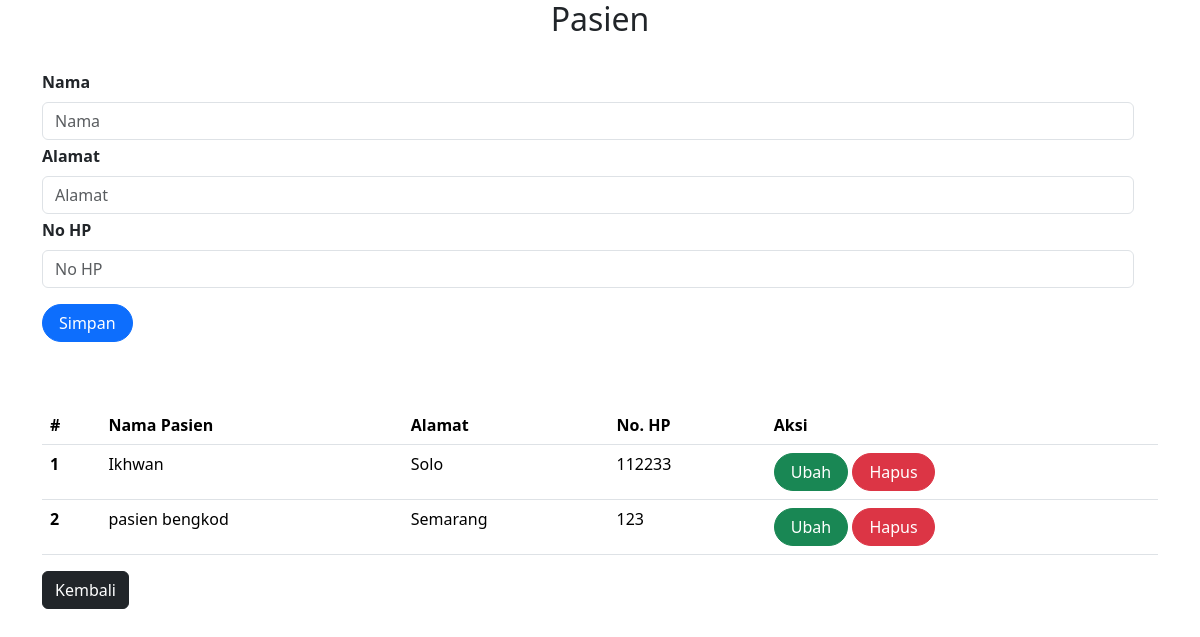
/User/pasien.php, run on the app's committed database.
### tables this page shows
CREATE TABLE `pasien` (
  `id` int(11) UNSIGNED NOT NULL,
  `nama` varchar(255) DEFAULT NULL,
  `alamat` varchar(255) DEFAULT NULL,
  `no_hp` varchar(50) DEFAULT NULL
);

### User/pasien.php (the view, shortened to what this page needs)
<?php
include_once("../koneksi.php");
?>
<head>
    <link href="https://cdn.jsdelivr.net/npm/bootstrap@5.3.2/dist/css/bootstrap.min.css" rel="stylesheet"
>
</head>
<body>
<center><h2>Pasien</h2></center>
<br>
<div class="container">
    <form class="form row" method="POST" action="" name="myForm" onsubmit="return(validate());">
        <?php
        $nama = '';
        $alamat = '';
        $nohp = '';
            ?>
        <div class="row">
            <label for="inputNama" class="form-label fw-bold">
                Nama
            </label>
            <div>
                <input type="text" class="form-control" name="nama" id="inputNama" placeholder="Nama"
                    value="<?php echo $nama ?>">
            </div>
        </div>
        <div class="row mt-1">
            <label for="inputAlamat" class="form-label fw-bold">
                Alamat
            </label>
            <div>
                <input type="text" class="form-control" name="alamat" id="inputAlamat" placeholder="Alamat"
                    value="<?php echo $alamat ?>">
            </div>
        </div>
        <div class="row mt-1">
            <label for="inputNohp" class="form-label fw-bold">
                No HP
            </label>
            <div>
                <input type="text" class="form-control" name="no_hp" id="inputNohp" placeholder="No HP"
                    value="<?php echo $nohp ?>">
            </div>
        </div>
        <div class="row mt-3">
            <div class=col>
                <button type="submit" class="btn btn-primary rounded-pill px-3 mt-auto" name="simpan">Simpan</button>
            </div>
        </div>
    </form>
    <br>
    <br>
    <table class="table table-hover">
        <thead>
            <tr>
                <th scope="col">#</th>
                <th scope="col">Nama Pasien</th>
                <th scope="col">Alamat</th>
                <th scope="col">No. HP</th>
                <th scope="col">Aksi</th>
            </tr>
        </thead>
        <tbody>
            <?php
            $result = mysqli_query($mysqli, "SELECT * FROM pasien");
            $no = 1;
            while ($data = mysqli_fetch_array($result)) {
                ?>
                <tr>
                    <th scope="row">
                        <?php echo $no++ ?>
                    </th>
                    <td>
                        <?php echo $data['nama'] ?>
                    </td>
                    <td>
                        <?php echo $data['alamat'] ?>
                    </td>
                    <td>
                        <?php echo $data['no_hp'] ?>
                    </td>
                    <td>
                        <a class="btn btn-success rounded-pill px-3"
                            href="index.php?page=pasien&id=<?php echo $data['id'] ?>">Ubah</a>
                        <a class="btn btn-danger rounded-pill px-3"
                            href="index.php?page=pasien&id=<?php echo $data['id'] ?>&aksi=hapus">Hapus</a>
                    </td>
                </tr>
                <?php
            }
            ?>
        </tbody>
    </table>
    <button class="btn btn-dark" onclick="window.location.href='index.php'">Kembali</button>
</body>

### data on the page
pasien: nama "Ikhwan", alamat "Solo", no_hp "112233"
pasien: nama "pasien bengkod", alamat "Semarang", no_hp "123"
